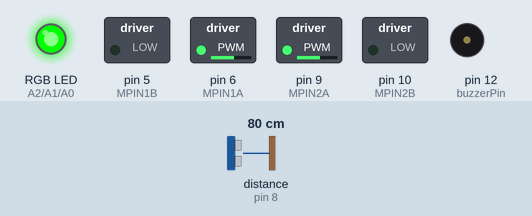
This sketch was run on a simulated Arduino Uno, built with avr-gcc and run on an emulated ATmega328P. Parts: switched loads named in the sketch (green lamp = pin HIGH), an RGB LED mixed from three pins (HIGH = lit), buzzer (waves = sounding, pin HIGH). Dashed ring = blinking. The test bench sets the inputs (shaded band); at power-on: distance to the obstacle (sensor on pin 8) 80 cm. The echo pulse lasts 58.3 µs per cm; random numbers use the default seed unless the sketch sets one; what the sketch prints to the serial monitor is not drawn.

Above: at 3.2 s.
3.3 s: distance to the obstacle (sensor on pin 8) set to 53 cm
6.3 s: distance to the obstacle (sensor on pin 8) set to 46 cm
At 7.1 s:
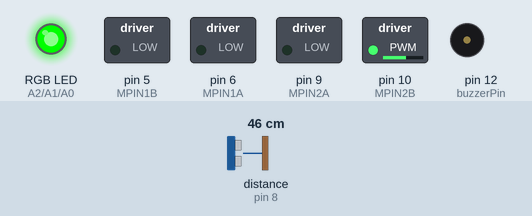
9.3 s: distance to the obstacle (sensor on pin 8) set to 60 cm
At 9.8 s:
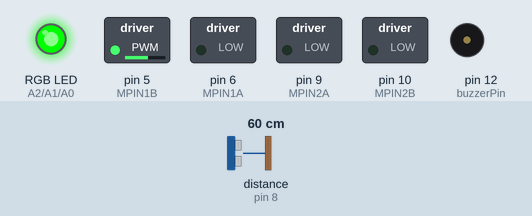
Timing chart, 0 to 18.3 s (numbered marks = the images above; inputs shaded):
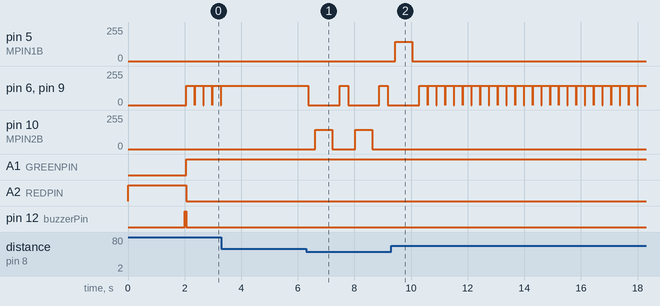

Measured:
- the behaviour switches between 50 and 49 cm on distance to the obstacle (sensor on pin 8) (found by bisection; images 0 and 1)
- after the input at 6.3 s, pin 6 (MPIN1A), pin 9 (MPIN2A): alternates 146/255 for 0.30 s and 0/255 for 1.1 s, starting after 0.07 s; pin 10 (MPIN2B): alternates 146/255 for 0.60 s and 0/255 for 0.81 s, starting after 0.32 s
- by itself, pin 6 (MPIN1A), pin 9 (MPIN2A): alternates 146/255 for 0.30 s and 0/255 for 0.01 s

The sketch:

car.ino
```cpp
// CARL 6.1 CODE - Sept 2018 codemyrobot@gmail.com
// This code will run the motors, RGB light and buzzer
// new ping ultrasonic is commented out
// teachers upload your student video to the codemyrobotchallenge.com
#include <NewPing.h>
/////////////////////////////////////////////////
// Pin defines
////////////////////////////////////////////////
#define MPIN1B 5 // motor 1 pin B
#define MPIN1A 6 // motor 1 pin A
#define MPIN2A 9 // motor 2 pin A
#define MPIN2B 10 // motor 2 pin B
#define buzzerPin 12
///////////////////////////////////////////////
// SRF04 pin definitions
//////////////////////////////////////////////
#define TRIGGER_PIN 7
#define ECHO_PIN 8
#define MAX_DISTANCE 200
#define REDPIN A2
#define GREENPIN A1
#define BLUEPIN A0
NewPing sonar(TRIGGER_PIN, ECHO_PIN, MAX_DISTANCE);
////////////////////////////////////////////////////////
// Variables
///////////////////////////////////////////////////////
int rSpeed = 195; // robot's max speed (used in Move()
int TS1 = 75; // turn speed 1
int FS = 75; // forward speed: the speed at which both motors turn
long choose;
///////////////////////////////////////////////////////
// move function - we pass a speed for each wheel m1,m2
// for each motor, one pin is held low, the other pin is toggled
// the other drive method uses two pwm signals,
///////////////////////////////////////////////////////
void Move(int m1, int m2) {
  if (m1 < 0) { // forward
    analogWrite(MPIN1A, rSpeed * abs(m1) / 100);
    analogWrite(MPIN1B, 0);
  } else { // reverse
    analogWrite(MPIN1A, 0);
    analogWrite(MPIN1B, rSpeed * m1 / 100);
  }
  if (m2 < 0) { // forward
    analogWrite(MPIN2A, rSpeed * abs(m2) / 100);
    analogWrite(MPIN2B, 0);
  } else { // reverse
    analogWrite(MPIN2A, 0);
    analogWrite(MPIN2B, rSpeed * m2 / 100);
  }
}


void Sense (int delayms) {
  Serial.print("Ping: ");
  Serial.print(sonar.ping_cm()); //
  Serial.println("cm");

  if (sonar.ping_cm() <= 50) {
    choose = random (0, 3);
    if (choose == 1) {
      Serial.print(choose);
      Move(0, 0); delay(250); // stop
      Move(0, 75); delay(600); Move(0, 0); delay(250); // back to the left 90deg
    }
    if (choose == 2) {
      Serial.print(choose);
      Move(0, 0); delay(250);
      Move(75, 0); delay(600); Move(0, 0); delay(250);
    }
  }

}
////////////////////////////////////////////
// Stop Function
///////////////////////////////////////////
void Stop( int delayms) {
  RGBled(1, 0, 0); //RED
  Move(0, 0);
  delay(delayms);
}
//////////////////////////////////////////
// Forward Function
///////////////////////////////////////
void Forward(int delayms) {
  RGBled(0, 1, 0); //GREEN
  Move(-75, -75);
  delay(delayms);
  Move(0, 0);
}
/////////////////////////////////////
// Reverse Function
////////////////////////////////////
void Reverse(int delayms) {
  RGBled(0, 0, 1); //BLUE
  Move(75, 75);
  delay(delayms);
  Move(0, 0);
}
/////////////////////////////////////
// TurnRight Function
///////////////////////////////////
void TurnRight(int delayms) {
  RGBled(1, 1, 0); //YELLOW
  Move(-75, 75);
  delay(delayms);
  Move(0, 0);
}
///////////////////////////////////
// TurnLeft Function
//////////////////////////////////
void TurnLeft(int delayms) {
  RGBled(0, 1, 1); //CYAN
  Move(75, -75);
  delay(delayms);
  Move(0, 0);
}
///////////////////////////////////////
// Forward Function
//////////////////////////////////////
void RGBled(int redValue, int greenValue, int blueValue) {
  digitalWrite(REDPIN, redValue);
  digitalWrite(GREENPIN, greenValue);
  digitalWrite(BLUEPIN, blueValue);
}
//////////////////////////////////////////////////
// Buzzer Function
////////////////////////////////////////////////
void buzzer(int duration_ms) {
  digitalWrite(buzzerPin, HIGH);
  delay(duration_ms);
  digitalWrite(buzzerPin, LOW);
}
////////////////////////////////////////////
// Setup - runs once
///////////////////////////////////////////
void setup() {
  Serial.begin(115200); // serial for serial port
  pinMode(MPIN1B, OUTPUT); // set motor pin as output
  pinMode(MPIN1A, OUTPUT); // set motor pin as output
  pinMode(MPIN2A, OUTPUT); // set motor pin as output
  pinMode(MPIN2B, OUTPUT); // set motor pin as output
  pinMode(buzzerPin, OUTPUT); // set buzzer pin as output
  pinMode(REDPIN, OUTPUT); // set LED outputs
  pinMode(GREENPIN, OUTPUT); // set LED outputs
  pinMode(BLUEPIN, OUTPUT); // set LED outputs
  Stop(2000);
  buzzer(50);
}
///////////////////////////////////////////////
// main loop - runs infinetly
////////////////////////////////////////////
void loop() {
  Forward(300);
  Sense(1);
}
//Move(75,0);delay(500); // back to the right 90deg
//Move(0,75);delay(500); // back to the left 90deg
//Move(-75,0);delay(500); // fwd to the right 90deg
//Move(0,-75);delay(500); // fwd to the left 90deg

/*
  if(sonar.ping_cm()<= 1){
  Move(0,0);delay(250); // stop
  Move(0,75);delay(600); Move(0,0);delay(250); // back to the left 90deg
  Move(-75,-75);delay(750); Move(0,0);delay(250); // fwd for 250 secs
  Move(75,0);delay(500); Move(0,0);delay(250); // back to the right 90deg
  Move(-75,-75);delay(1000); Move(0,0);delay(250); // fwd for 500 secs
  Move(75,0);delay(600); Move(0,0);delay(250); // back to the right
  Move(-75,-75);delay(700); Move(0,0);delay(250); // fwd for 250 secs
  Move(0,75);delay(750); Move(0,0);delay(250); // back to the left 90deg
  Move(-75,-75);delay(300); Move(0,0);delay(250); // fwd for 500 secs
  Move(0,0);delay(10000);
  }
  Move(-75,-75);
*/
```
